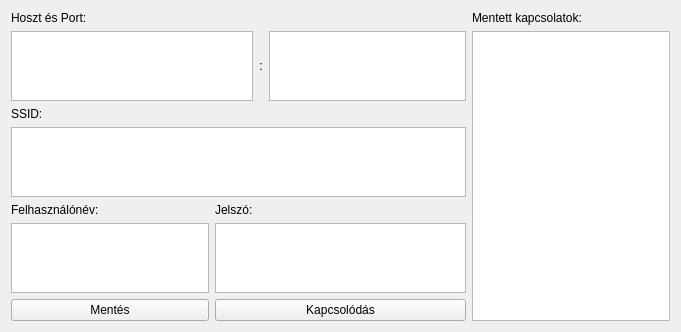
<?xml version="1.0" encoding="UTF-8"?>
<ui version="4.0">
 <class>ConnectWindow</class>
 <widget class="QMainWindow" name="ConnectWindow">
  <property name="geometry">
   <rect>
    <x>0</x>
    <y>0</y>
    <width>681</width>
    <height>324</height>
   </rect>
  </property>
  <property name="windowTitle">
   <string>ConnectWindow</string>
  </property>
  <widget class="QWidget" name="centralWidget">
   <layout class="QGridLayout" name="gridLayout">
    <item row="1" column="2">
     <widget class="QLabel" name="lbColon">
      <property name="text">
       <string>:</string>
      </property>
      <property name="alignment">
       <set>Qt::AlignCenter</set>
      </property>
     </widget>
    </item>
    <item row="1" column="3">
     <widget class="QPlainTextEdit" name="tEditPort">
      <property name="inputMethodHints">
       <set>Qt::ImhNone</set>
      </property>
      <property name="placeholderText">
       <string/>
      </property>
     </widget>
    </item>
    <item row="1" column="0" colspan="2">
     <widget class="QPlainTextEdit" name="tEditHost">
      <property name="inputMethodHints">
       <set>Qt::ImhUrlCharactersOnly</set>
      </property>
      <property name="placeholderText">
       <string/>
      </property>
     </widget>
    </item>
    <item row="0" column="0">
     <widget class="QLabel" name="lbHost">
      <property name="text">
       <string>Hoszt és Port:</string>
      </property>
     </widget>
    </item>
    <item row="1" column="4" rowspan="6">
     <widget class="QListWidget" name="lwConnections"/>
    </item>
    <item row="2" column="0">
     <widget class="QLabel" name="lbService">
      <property name="text">
       <string>SSID:</string>
      </property>
     </widget>
    </item>
    <item row="3" column="0" colspan="4">
     <widget class="QPlainTextEdit" name="tEditService">
      <property name="inputMethodHints">
       <set>Qt::ImhNone</set>
      </property>
      <property name="placeholderText">
       <string/>
      </property>
     </widget>
    </item>
    <item row="6" column="0">
     <widget class="QPushButton" name="pbSave">
      <property name="text">
       <string>Mentés</string>
      </property>
     </widget>
    </item>
    <item row="6" column="1" colspan="3">
     <widget class="QPushButton" name="pbConnect">
      <property name="text">
       <string>Kapcsolódás</string>
      </property>
     </widget>
    </item>
    <item row="5" column="0">
     <widget class="QPlainTextEdit" name="tEditUsername">
      <property name="inputMethodHints">
       <set>Qt::ImhNone</set>
      </property>
      <property name="placeholderText">
       <string/>
      </property>
     </widget>
    </item>
    <item row="5" column="1" colspan="3">
     <widget class="QPlainTextEdit" name="tEditPassword">
      <property name="inputMethodHints">
       <set>Qt::ImhSensitiveData</set>
      </property>
      <property name="documentTitle">
       <string>a</string>
      </property>
      <property name="placeholderText">
       <string/>
      </property>
     </widget>
    </item>
    <item row="4" column="0">
     <widget class="QLabel" name="lbUsername">
      <property name="text">
       <string>Felhasználónév:</string>
      </property>
     </widget>
    </item>
    <item row="4" column="1">
     <widget class="QLabel" name="lbPassword">
      <property name="text">
       <string>Jelszó:</string>
      </property>
     </widget>
    </item>
    <item row="0" column="4">
     <widget class="QLabel" name="lbConnections">
      <property name="text">
       <string>Mentett kapcsolatok:</string>
      </property>
     </widget>
    </item>
   </layout>
  </widget>
 </widget>
 <layoutdefault spacing="6" margin="11"/>
 <resources/>
 <connections/>
</ui>
